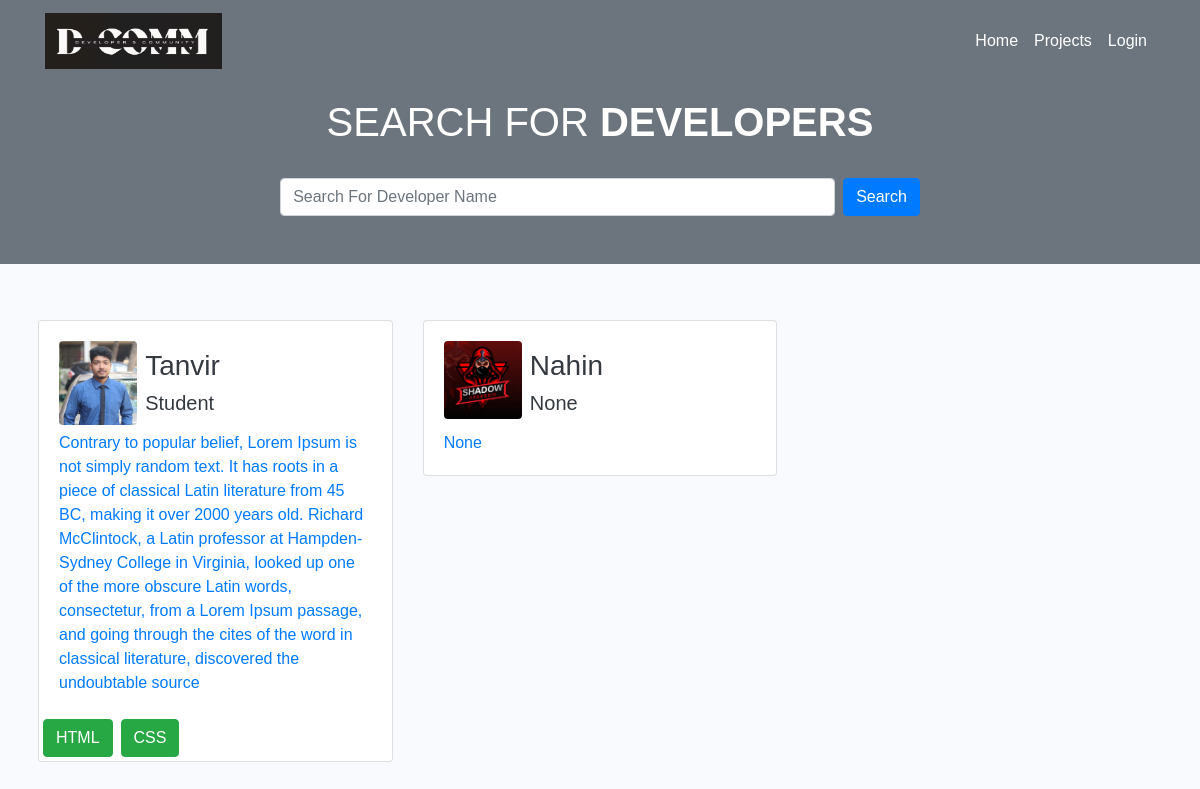
The page / on the database its author committed.
### users/models.py (models this page shows, shortened)
class Profile(models.Model):
    user = models.OneToOneField(User,on_delete=models.CASCADE,null=True,blank=True)
    username = models.CharField(max_length=200,null=True,blank=True)
    email = models.CharField(max_length=200,null=True,blank=True)
    short_intro = models.CharField(max_length=200,null=True,blank=True)
    location = models.CharField(max_length=200,null=True,blank=True)
    bio = models.TextField(null=True,blank=True)
    first_name = models.CharField(max_length=200,null=True,blank=True)
    last_name = models.CharField(max_length=200,null=True,blank=True)
    occupation = models.CharField(max_length=200,null=True,blank=True)
    phone = models.CharField(max_length=20,null=True,blank=True)
    created = models.DateField(auto_now_add=True)
    id = models.UUIDField(default=uuid.uuid4,unique=True,primary_key=True,editable=False)
    profile_img = models.ImageField(null=True,blank=True,upload_to='profiles/',default='profiles/profile.jpg')
    github_link = models.URLField(max_length=200,blank=True)
    linkedin_link = models.URLField(max_length=200,blank=True)
    facebook_link = models.URLField(max_length=200,blank=True)

class Skill(models.Model):
    owner = models.ForeignKey(Profile,on_delete=models.CASCADE,null=True,blank=True)
    name = models.CharField(max_length=100,null=True,blank=True)
    description = models.TextField(max_length=500,null=True,blank=True)
    created = models.DateField(auto_now_add=True)
    id = models.UUIDField(default=uuid.uuid4,unique=True,primary_key=True,editable=False)
    def __str__(self):
        return self.name

### users/views.py (the view)
# urls.py: path('',profiles,name='profiles'),
def profiles(request):
    s_q = ""
    if request.GET.get('s_q'):
        s_q = request.GET.get('s_q')
        users = Profile.objects.filter(first_name__icontains=s_q)
        print(users)
    else:
        users = Profile.objects.all()
    context = {'users':users}
    return render(request,'users/profiles.html',context=context)

### users/templates/users/profiles.html (shortened to what this page needs)
{% extends 'basic.html' %}
 {% block body %}
<div class="d-flex text-center flex-column bg-secondary h-50">
  <div class="container pb-5 pt-2">
    <h1 class="text-white">SEARCH FOR <strong>DEVELOPERS</strong></h1>
    <br />
    <form class="form-inline justify-content-center" method="GET">
      <input
        class="form-control mr-sm-2 w-50"
        type="text"
        placeholder="Search For Developer Name"
        aria-label="Search"
        name="s_q"
      />
      <button class="btn btn-primary color-warning my-2 my-sm-0" type="submit">
        Search
      </button>
    </form>
  </div>
</div>
<div class="container mt-5 p-2">
  <div class="row">
    {% for user in users %}
    <div class="col-sm-4">
      <div class="card w-100">
        <div class="card-body">
          <a href="{% url 'user-profile' user.id %}">
            <div class="d-flex justify-content-start">
              <div class="mt-auto d-flex">
                <img
                  class="rounded w-25 h-25"
                  src="{{user.profile_img.url}}"
                  alt=""
                />
                <div class="w-100 p-2">
                  <h3 class="text-dark">{{user.first_name}}</h3>
                  <h5 class="text-dark" class="card-text text-justify">
                    {{user.occupation}}
                  </h5>
                </div>
              </div>
            </div>
            <p class="mb-0">{{user.bio}}</p>
          </a>
        </div>
        <div class="d-flex ms-2">
          {% for skill in user.skill_set.all %}
          <p class="btn btn-success m-1">{{skill}}</p>
          {% endfor %}
        </div>
      </div>
    </div>
    {% endfor %}
  </div>
</div>
{% endblock body %}

### templates/basic.html (shortened to what this page needs)
<!DOCTYPE html>
{% load static %}
<html lang="en">
  <head>
    <link
      rel="stylesheet"
      href="https://cdn.jsdelivr.net/npm/bootstrap@4.0.0/dist/css/bootstrap.min.css"
    />
    <link rel="stylesheet" href="{% static 'styles/style.css' %}" />
  </head>
  <body style="background-color: #f8fafd">
    <nav class="navbar navbar-expand-lg navbar-light bg-secondary pb-3">
      <div class="container">
        <a class="navbar-brand text-white" href="{% url 'profiles' %}"
          ><img id="logo" src="{% static 'images/logo.png' %}" alt="" srcset=""
        /></a>
        <div class="collapse navbar-collapse" id="navbarSupportedContent">
          <ul class="navbar-nav ml-auto">
            <li class="nav-item active">
              <a class="nav-link text-white" href="{% url 'profiles' %}"
                >Home <span class="sr-only">(current)</span></a
              >
            </li>
            <li class="nav-item">
              <a class="nav-link text-white" href="{% url 'projects' %}"
                >Projects</a
              >
            </li>
            {% if request.user.is_authenticated %}
            <li class="nav-item">
              <a class="nav-link text-white" href="{% url 'inbox' %}"
                >Inbox</a
                >
            </li>
            <li class="nav-item">
              <a class="nav-link text-white" href="{% url 'user' %}">Profile</a>
            </li>
            <li class="nav-item">
              <a class="nav-link text-white" href="{% url 'createProject' %}"
                >Create Project</a
              >
            </li>
            <li class="nav-item">
              <a class="nav-link text-white" href="{% url 'logout' %}"
                >Logout</a
              >
            </li>
            {% else %}
            <li class="nav-item">
              <a class="nav-link text-white" href="{% url 'login' %}">Login</a>
            </li>
            {% endif %}
          </ul>
        </div>
      </div>
    </nav>
    {% block body %} {% endblock body %}
  </body>
</html>

### static/styles/style.css (style rules this page uses)
body { font-family: inherit !important; }
#logo { width: 177px !important; height: 56px !important; }
a:link { text-decoration: none !important; }

### rows shown on the page
Profile: profile_img (picture), first_name "Tanvir", occupation "Student", bio "Contrary to popular belief, Lorem Ipsum is not simply random text. It has roots in a piece of classical Latin literature from 45 BC, making it over 2000 years old. Richard McClintock, a Latin professor at Hampden-Sydney College in Virginia, looked up one of the more obscure Latin words, consectetur, from a Lorem Ipsum passage, and going through the cites of the word in classical literature, discovered the undoubtable source"
Skill: name "HTML"
Skill: name "CSS"
Profile: profile_img (placeholder picture), first_name "Nahin", occupation "None", bio "None"
